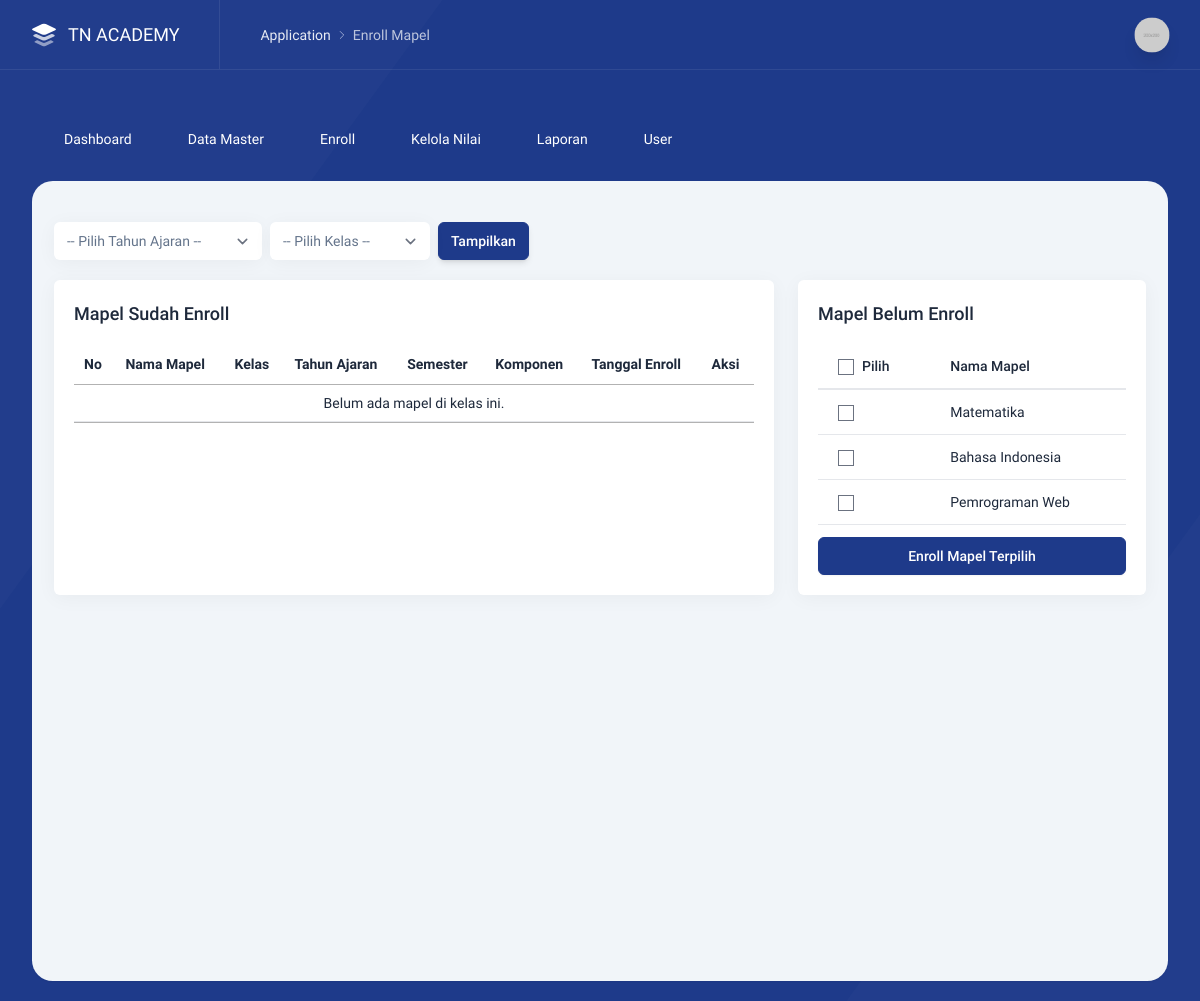
The page /index.php/admin/enrollmapel/filter on the database its author committed.
### tables this page shows
CREATE TABLE `mapel` (
  `id_mapel` int NOT NULL,
  `nama_mapel` varchar(150) NOT NULL
);

### application/libraries/template.php (called while the page is built, shortened)
<?php
class Template{
    var $template_data = array();
    function set($name, $value){
        $this->template_data[$name] = $value;
    }
    function load($template = '', $view = '' , $view_data = array(), $return = FALSE){
        $this->CI =& get_instance();
        $this->set('contents', $this->CI->load->view($view, $view_data, TRUE));
        return $this->CI->load->view($template, $this->template_data, $return);
    }
}

### application/controllers/admin/Enrollmapel.php (called while the page is built, shortened)
<?php
class Enrollmapel extends MY_Controller {
    public function filter() {
        $id_ta    = $this->input->get('id_ta');
        $id_kelas = $this->input->get('id_kelas');
        $data = [
            'title'        => 'Enroll Mapel',
            'kelas'        => $this->EnrollMapel_model->get_kelas(),
            'tahun_ajaran' => $this->EnrollMapel_model->get_tahun_ajaran(),
            'mapel'        => $this->Mapel_model->get_all(),
            'enrolled'     => $this->EnrollMapel_model->get_enrolled($id_ta, $id_kelas),
            'not_enrolled' => $this->EnrollMapel_model->get_not_enrolled($id_ta, $id_kelas),
            'filter'       => ['id_ta' => $id_ta, 'id_kelas' => $id_kelas]
        ];
        $this->template->load('template', 'enroll/mapel', $data);
    }
}

### index.php (called while the page is built, shortened)
<?php
require_once BASEPATH.'core/CodeIgniter.php';

### application/models/EnrollMapel_model.php (called while the page is built, shortened)
<?php
class EnrollMapel_model extends CI_Model {
    public function get_kelas() {
        return $this->db->get('kelas')->result_array();
    }
    public function get_tahun_ajaran() {
        return $this->db->get('tahun_ajaran')->result_array();
    }
    public function get_enrolled($id_ta = null, $id_kelas = null) {
        $this->db->select('
            em.id_enroll_mapel,
            em.id_mapel,
            em.id_kelas,
            em.id_ta,
            DATE(em.created_at) AS tanggal_enroll,
            m.nama_mapel,
            k.nama_kelas,
            ta.tahun,
            ta.semester
        ');
        $this->db->from('enroll_mapel em');
        $this->db->join('mapel m', 'm.id_mapel = em.id_mapel');
        $this->db->join('kelas k', 'k.id_kelas = em.id_kelas');
        $this->db->join('tahun_ajaran ta', 'ta.id_ta = em.id_ta');
        $this->db->order_by('em.id_enroll_mapel', 'DESC');
        return $this->db->get()->result_array();
    }
    public function get_not_enrolled($id_ta = null, $id_kelas = null) {
        $this->db->select('m.*');
        $this->db->from('mapel m');
        return $this->db->get()->result_array();
    }
}

### application/models/Mapel_model.php (called while the page is built, shortened)
<?php
class Mapel_model extends CI_Model {
	public function get_all(){
		$this->db->from('mapel')->order_by('nama_mapel','ASC');
		return $this->db->get()->result_array();
	}
}

### application/views/enroll/mapel.php (the view, shortened to what this page needs)
<div class="p-4">
    <form method="GET" action="<?= base_url('admin/enrollmapel/filter') ?>">
        <div class="intro-y col-span-12 flex flex-wrap xl:flex-nowrap items-center mt-2 mb-5">
            <div class="flex w-full sm:w-auto">
                <div class="w-52 relative text-slate-500">
                    <select name="id_ta" class="form-select box w-52">
                        <option value="">-- Pilih Tahun Ajaran --</option>
                    </select>
                </div>
                <div class="w-40 relative text-slate-500 ml-2">
                    <select name="id_kelas" class="form-select box w-40">
                        <option value="">-- Pilih Kelas --</option>
                    </select>
                </div>
                <button type="submit" class="btn btn-primary shadow-md ml-2">Tampilkan</button>
            </div>
        </div>
    </form>
    <div class="grid grid-cols-3 gap-6">
        <div class="intro-y box p-5 w-full overflow-auto col-span-2">
            <h2 class="text-lg font-medium mb-4">Mapel Sudah Enroll</h2>
            <table class="table datatable w-full table-auto">
                <thead>
                    <tr>
                        <th>No</th>
                        <th>Nama Mapel</th>
                        <th>Kelas</th>
                        <th>Tahun Ajaran</th>
                        <th>Semester</th>
                        <th>Komponen</th>
                        <th>Tanggal Enroll</th>
                        <th>Aksi</th>
                    </tr>
                </thead>
                <tbody>
                    <?php if (!empty($enrolled)): ?>
                        <?php $no = 1; foreach ($enrolled as $row): ?>
                            <?php $komponen = $this->EnrollMapel_model->get_komponen($row['id_enroll_mapel']); ?>
                            <tr>
                                <td><?= $no++; ?></td>
                                <td><?= $row['nama_mapel']; ?></td>
                                <td><?= $row['nama_kelas']; ?></td>
                                <td><?= $row['tahun']; ?></td>
                                <td><?= $row['semester']; ?></td>
                                <td>
                                    <?php if (!empty($komponen)): ?>
                                        <ul class="list-disc ml-4">
                                        <?php foreach ($komponen as $k): ?>
                                            <li><?= $k['nama_komponen']; ?> (<?= $k['bobot']; ?>)</li>
                                        <?php endforeach; ?>
                                        </ul>
                                    <?php else: ?>
                                        -
                                    <?php endif; ?>
                                </td>
                                <td><?= $row['tanggal_enroll']; ?></td>
                                <td>
                                    <a class="flex text-danger delete-btn" href="javascript:;"
                                        onclick="confirmDelete('<?= site_url('admin/enrollmapel/delete/'.$row['id_enroll_mapel']) ?>')">
                                        <i data-lucide="trash-2" class="w-4 h-4 mr-1"></i> Delete
                                    </a>
                                </td>
                            </tr>
                        <?php endforeach; ?>
                    <?php else: ?>
                        <tr><td colspan="8" class="text-center">Belum ada mapel di kelas ini.</td></tr>
                    <?php endif; ?>
                </tbody>
            </table>
        </div>
        <div class="intro-y box p-5 w-full overflow-auto col-span-1">
            <h2 class="text-lg font-medium mb-4">Mapel Belum Enroll</h2>
            <form method="POST" action="<?= base_url('admin/enrollmapel/enroll_bulk') ?>">
                <table class="table datatable w-full table-auto">
                    <thead>
                        <tr>
                            <th><input type="checkbox" id="checkAllMapel" class="mr-2">Pilih</th>
                            <th>Nama Mapel</th>
                        </tr>
                    </thead>
                    <tbody>
                        <?php if (!empty($not_enrolled)): ?>
                            <?php foreach ($not_enrolled as $m): ?>
                                <tr>
                                    <td><input type="checkbox" name="mapel_ids[]" value="<?= $m['id_mapel'] ?>"></td>
                                    <td><?= $m['nama_mapel']; ?></td>
                                </tr>
                            <?php endforeach; ?>
                        <?php else: ?>
                            <tr><td colspan="2" class="text-center">Semua mapel sudah enroll.</td></tr>
                        <?php endif; ?>
                    </tbody>
                </table>
                <button type="submit" class="btn btn-primary mt-3 w-full">Enroll Mapel Terpilih</button>
            </form>
        </div>
    </div>
</div>

### rows shown on the page
mapel: nama_mapel "Matematika"
mapel: nama_mapel "Bahasa Indonesia"
mapel: nama_mapel "Pemrograman Web"

### other values the page prints
$title "Enroll Mapel"
